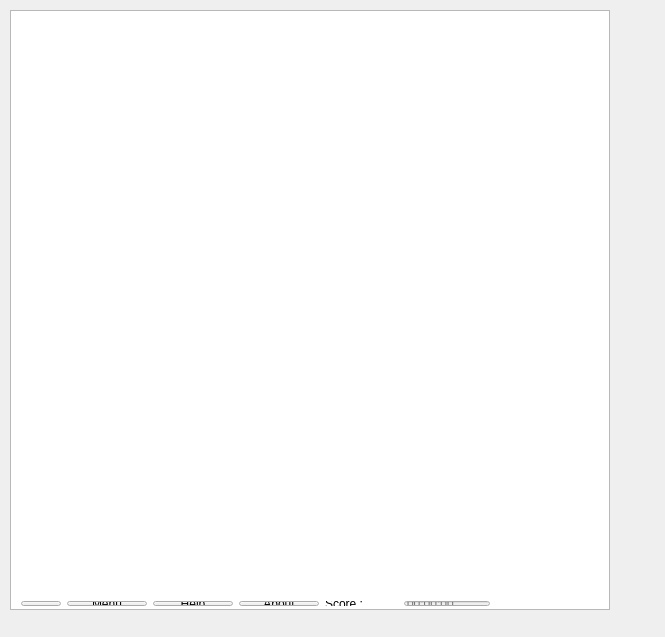
<?xml version="1.0" encoding="UTF-8"?>
<ui version="4.0">
 <class>MainWindow</class>
 <widget class="QMainWindow" name="MainWindow">
  <property name="geometry">
   <rect>
    <x>0</x>
    <y>0</y>
    <width>665</width>
    <height>637</height>
   </rect>
  </property>
  <property name="windowTitle">
   <string>MainWindow</string>
  </property>
  <property name="styleSheet">
   <string notr="true"/>
  </property>
  <widget class="QWidget" name="centralWidget">
   <widget class="QGraphicsView" name="graphicsView">
    <property name="geometry">
     <rect>
      <x>10</x>
      <y>10</y>
      <width>600</width>
      <height>600</height>
     </rect>
    </property>
    <property name="sizePolicy">
     <sizepolicy hsizetype="Expanding" vsizetype="Expanding">
      <horstretch>0</horstretch>
      <verstretch>0</verstretch>
     </sizepolicy>
    </property>
   </widget>
   <widget class="QWidget" name="layoutWidget">
    <property name="geometry">
     <rect>
      <x>10</x>
      <y>590</y>
      <width>491</width>
      <height>27</height>
     </rect>
    </property>
    <layout class="QHBoxLayout" name="horizontalLayout">
     <item>
      <widget class="QPushButton" name="pushButton">
       <property name="text">
        <string/>
       </property>
      </widget>
     </item>
     <item>
      <widget class="QPushButton" name="pushButton_4">
       <property name="text">
        <string>Menu</string>
       </property>
      </widget>
     </item>
     <item>
      <widget class="QPushButton" name="pushButton_2">
       <property name="text">
        <string>Help</string>
       </property>
      </widget>
     </item>
     <item>
      <widget class="QPushButton" name="pushButton_3">
       <property name="text">
        <string>About</string>
       </property>
      </widget>
     </item>
     <item>
      <widget class="QLabel" name="label">
       <property name="text">
        <string>Score : </string>
       </property>
      </widget>
     </item>
     <item>
      <widget class="QLabel" name="label_2">
       <property name="text">
        <string/>
       </property>
      </widget>
     </item>
     <item>
      <spacer name="horizontalSpacer">
       <property name="orientation">
        <enum>Qt::Horizontal</enum>
       </property>
       <property name="sizeHint" stdset="0">
        <size>
         <width>40</width>
         <height>20</height>
        </size>
       </property>
      </spacer>
     </item>
     <item>
      <widget class="QLineEdit" name="lineEdit">
       <property name="enabled">
        <bool>false</bool>
       </property>
       <property name="text">
        <string/>
       </property>
       <property name="placeholderText">
        <string>00:00:00</string>
       </property>
      </widget>
     </item>
    </layout>
   </widget>
  </widget>
 </widget>
 <layoutdefault spacing="6" margin="11"/>
 <resources/>
 <connections/>
</ui>
